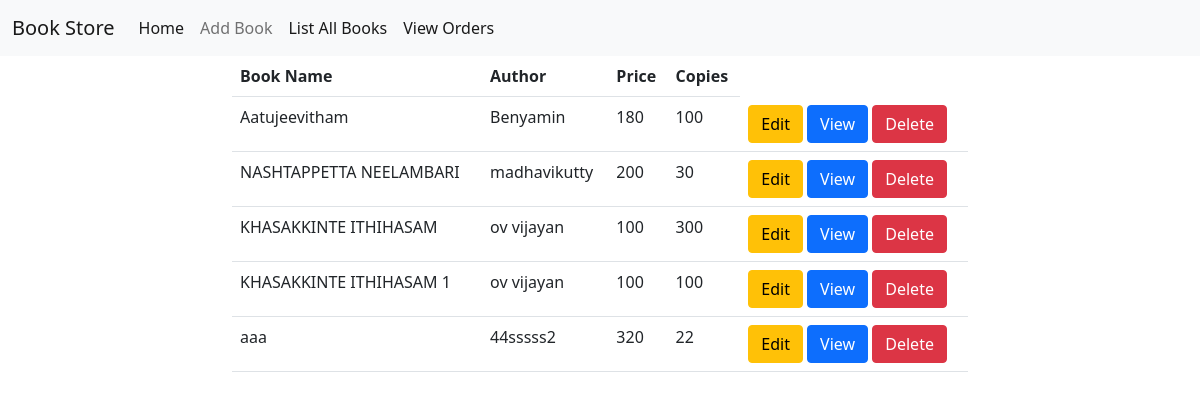
Page /books/all on the committed database.
### owner/models.py (models this page shows, shortened)
class Books(models.Model):
    book_name=models.CharField(max_length=120,unique=True)
    author=models.CharField(max_length=120)
    price=models.PositiveIntegerField()
    copies=models.PositiveIntegerField()
    image=models.ImageField(upload_to="images",null=True)

### owner/views.py (the view)
# urls.py: path("books/all", views.BookList.as_view(), name="listbook"),
class BookList(ListView):
    model = Books
    template_name = "book_list.html"
    context_object_name = "books"

### owner/templates/book_list.html
{%extends 'base.html'%}
{%block body_block%}
<div class="row">
    <div class="col-2"></div>
    <div class="col-8">
        <table class="table">
            <tr>
                <th>Book Name</th>
                <th>Author</th>
                <th>Price</th>
                <th>Copies</th>
            </tr>
            {% for book in books %}
            <tr>
                <td>{{book.book_name }}</td>
                <td>{{book.author }}</td>
                <td>{{book.price }}</td>
                <td>{{book.copies }}</td>
                <td>
                    <a href="{%url 'changebook' book.id%}" class="btn btn-warning">Edit</a>
                    <a href="{%url 'bookdetails' book.id%}" class="btn btn-primary">View</a>
                    <a href="{%url 'bookdelete' book.id%}" class="btn btn-danger">Delete</a>
                </td>
                {%endfor%}
            </tr>
        </table>
    </div>
    <div class="col-2"></div>
{%endblock%}

### rows in the picture
Books: book_name "Aatujeevitham", author "Benyamin", price "180", copies "100"
Books: book_name "NASHTAPPETTA NEELAMBARI", author "madhavikutty", price "200", copies "30"
Books: book_name "KHASAKKINTE ITHIHASAM", author "ov vijayan", price "100", copies "300"
Books: book_name "KHASAKKINTE ITHIHASAM 1", author "ov vijayan", price "100", copies "100"
Books: book_name "aaa", author "44sssss2", price "320", copies "22"
